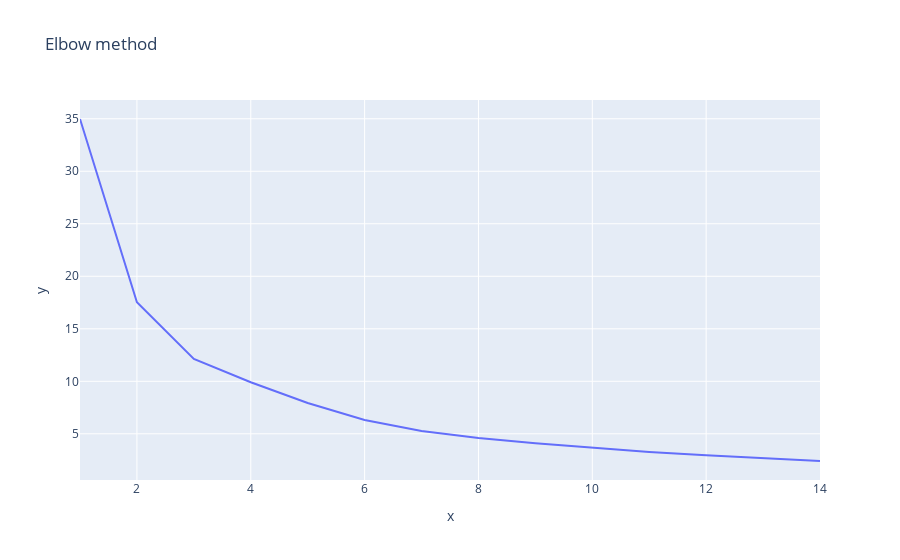

Notebook code for this chart:
### Markdown cell above
# Cluster 2

### Code cell
df_cluster_2=df_mm.copy().query("cluster==2")
df_mm_control2=df_cluster_2[var_operacionales]
inercias = []
K = range(1,15)
for k in K:
    km = KMeans(init='k-means++',n_clusters=k)
    km.fit(df_mm_control2)
    inercias.append(km.inertia_)
    y_km=km.predict(df_mm_control2)
fig = px.line( x=K, y=inercias, title="Elbow method") 
fig.show()

### Figure 1 — Plotly figure (JSON) as saved in the notebook; plotly's stock layout.template omitted (floating-point values rounded to 4 significant figures)
{"data": [{"hovertemplate": "x=%{x}<br>y=%{y}<extra></extra>", "legendgroup": "", "line": {"color": "#636efa", "dash": "solid"}, "marker": {"symbol": "circle"}, "mode": "lines", "name": "", "orientation": "v", "showlegend": false, "type": "scatter", "x": [1, 2, 3, 4, 5, 6, 7, 8, 9, 10, 11, 12, 13, 14], "xaxis": "x", "y": [34.98, 17.52, 12.12, 9.908, 7.937, 6.319, 5.271, 4.599, 4.107, 3.684, 3.273, 2.951, 2.694, 2.411], "yaxis": "y"}], "layout": {"legend": {"tracegroupgap": 0}, "title": {"text": "Elbow method"}, "xaxis": {"anchor": "y", "domain": [0, 1], "title": {"text": "x"}}, "yaxis": {"anchor": "x", "domain": [0, 1], "title": {"text": "y"}}}}
